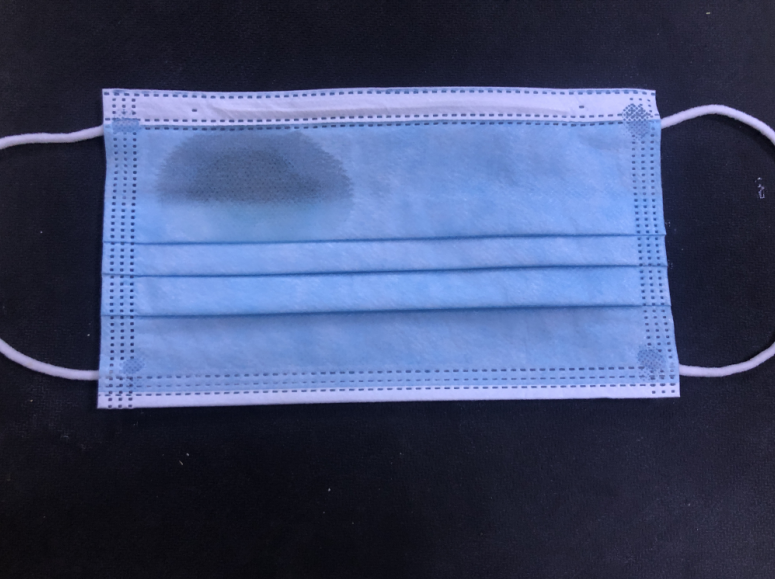
#> input picture kouzhao/mask_oil.png, 775 x 579 px
$ python '边缘平整度检测.py'
#> lines starting #> are read from the running program, lines starting #| are printed output that depends on the picture; after the words box and inside, x2 and y2 are one past the last pixel; in counts of white or black regions, pixels touching at a corner belong together; long printed decimals are rounded
import numpy as np
import matplotlib.pyplot as plt
import cv2

img = cv2.imread('mask_oil.png', 0)
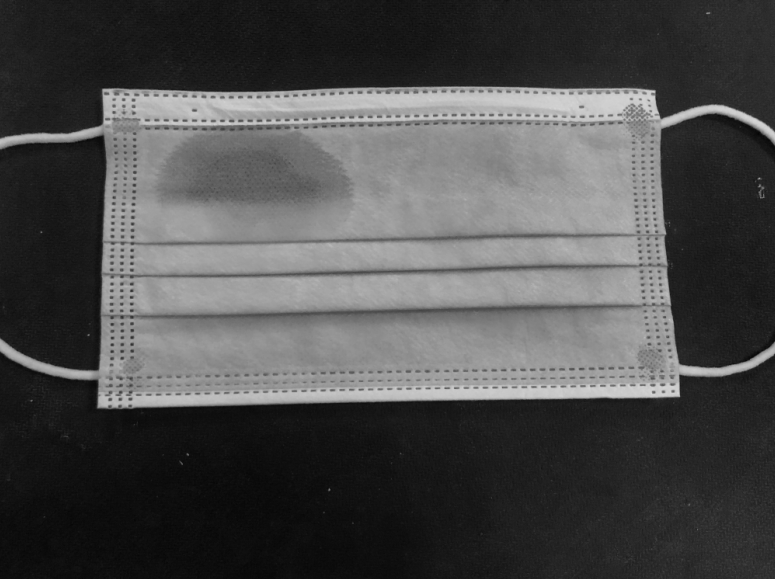
#> img: shape (579, 775); min 5, max 214, mean 76.1

print(img.shape)
#| (579, 775)

img = cv2.medianBlur(img, 13)
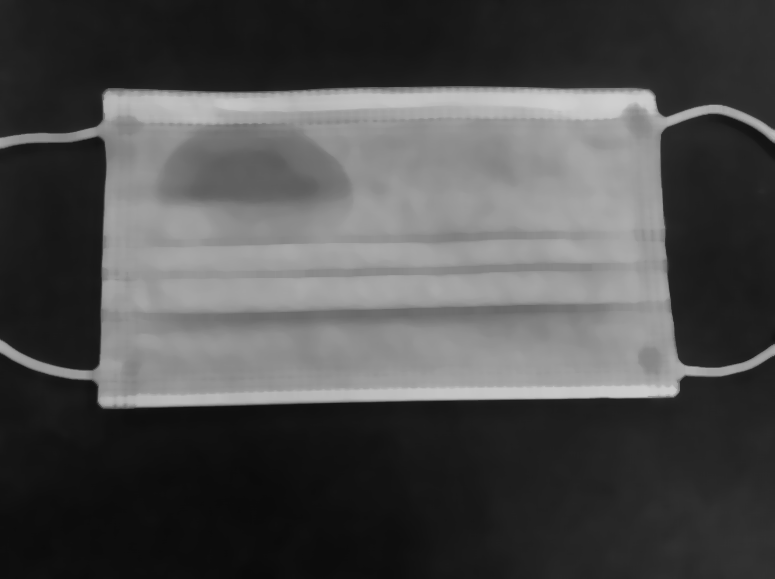
#> img: shape (579, 775); min 10, max 207, mean 76.7
ret, dst = cv2.threshold(img, 50, 255, cv2.THRESH_BINARY)
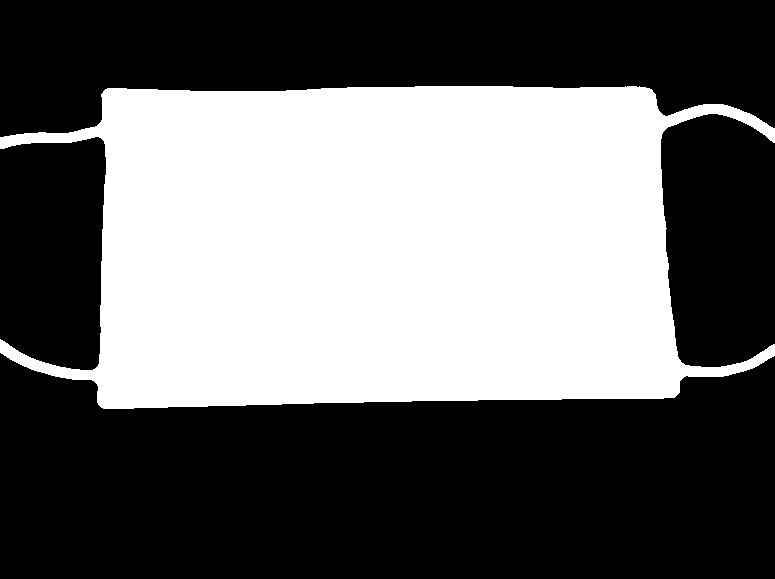
#> dst: shape (579, 775); 40.7% white; 1 white region, box (x1, y1, x2, y2) and area: (0, 86, 775, 409) 182849

dst = cv2.GaussianBlur(dst, (7, 7), 0)

k = np.ones((21, 21), np.uint8)
dst2 = cv2.morphologyEx(dst, cv2.MORPH_OPEN, k)
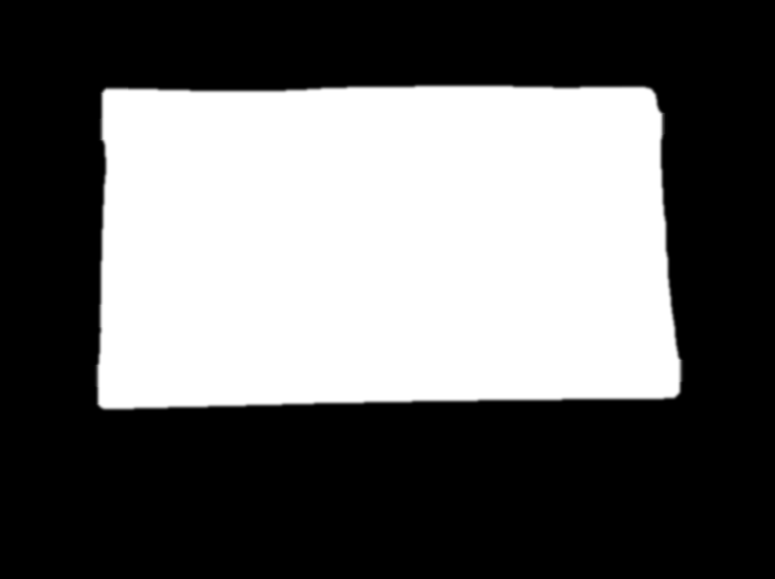
#> dst2: shape (579, 775); min 0, max 255, mean 101.2


#cv2.imshow('dst', dst)
cannydst = cv2.Canny(dst2, 50, 255, cv2.THRESH_BINARY)
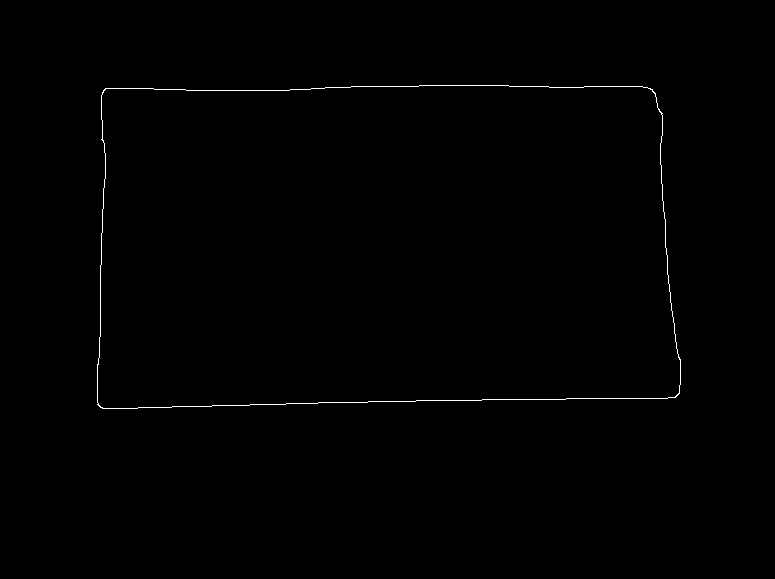
#> cannydst: shape (579, 775); 0.4% white in thin lines or dots, all inside (x1, y1, x2, y2) = (97, 85, 681, 409)
cv2.imshow('cannydst', cannydst)

y, x = cannydst.shape
#> y = 579; x = 775
print(x, y)
#| 775 579

point = []

for i in range(x):
    for j in range(y):
        if cannydst[j][i] == 255:
            point.append([i, j])
        else:
            pass
print(point[1][0])
#| 97

y = int(y/2)
#> y = 289

top_half_point = []
for i in range(len(point)):
    if point[i][1] > y:
        top_half_point.append(point[i])
    else:
        pass

#获取上半部分的横坐标
top_half_point_x = []

for i in range(len(top_half_point)):
    top_half_point_x.append(top_half_point[i][0])
#> after the loop, top_half_point_x = 811 values from 97 to 680
#获取上半部分的横坐标的最大最小值
x_min = min(top_half_point_x)
#> x_min = 97
x_max = max(top_half_point_x)
#> x_max = 680

print(x_max, x_min)
#| 680 97
#去除小部分的左右边界，精确提取上边界
X = img.shape[1]
#> X = 775
Y = img.shape[0]
#> Y = 579
#上边界左右边界修正值（调参）

a = int(X/15)
#> a = 51

X_min = x_min + a
#> X_min = 148
X_max = x_max - a
#> X_max = 629

#提取上边界需要计算的y坐标
top_half_point_y = []
for i in range(len(top_half_point)):
    if top_half_point[i][0]>=X_min and top_half_point[i][0]<=X_max:
        top_half_point_y.append(top_half_point[i][1])
    else:
        pass
print(top_half_point_y)
#> (printed output is left out)

#算出均值，并用方差来表示点的波动程度
y_mean = np.mean(top_half_point_y)
#> y_mean = 401.6
print(y_mean)
#| 401.606

#求出方差，设定阈值来判断平整与否
y_arr = np.var(top_half_point_y)
#> y_arr = 7.83
print(y_arr)
#| 7.832

cv2.waitKey(0)
cv2.destroyAllWindows()
